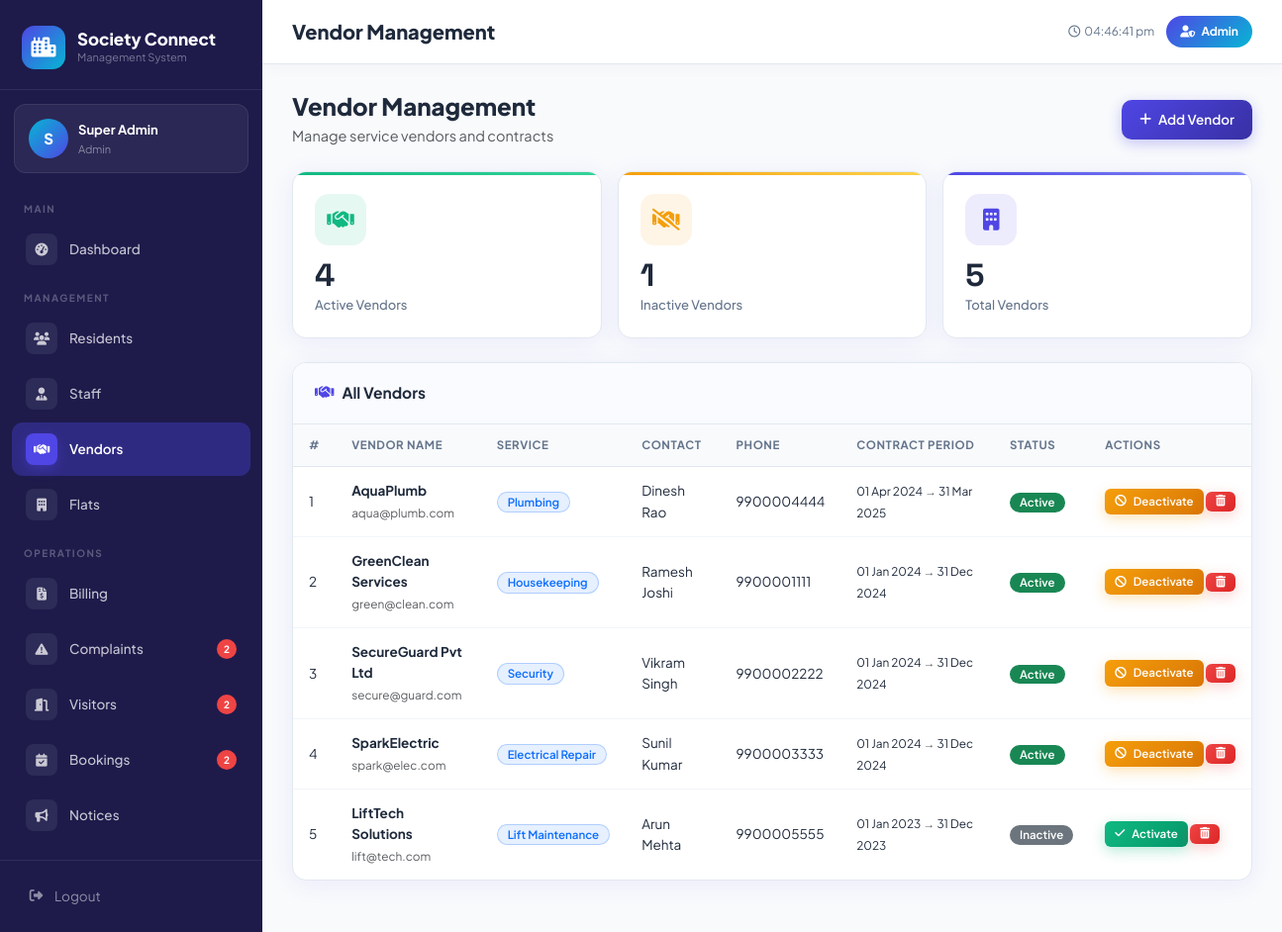
Screenshot of /admin/vendors.php (signed in) with the database file from the repository.
### tables this page shows
CREATE TABLE `vendors` (
  `id`           INT          UNSIGNED AUTO_INCREMENT PRIMARY KEY,
  `name`         VARCHAR(150) NOT NULL,
  `service_type` VARCHAR(100) NOT NULL,
  `contact_name` VARCHAR(100) DEFAULT NULL,
  `phone`        VARCHAR(20)  NOT NULL,
  `email`        VARCHAR(150) DEFAULT NULL,
  `address`      TEXT         DEFAULT NULL,
  `contract_start` DATE       DEFAULT NULL,
  `contract_end`   DATE       DEFAULT NULL,
  `status`       ENUM('active','inactive') DEFAULT 'active',
  `created_at`   TIMESTAMP    DEFAULT CURRENT_TIMESTAMP
);

### admin/vendors.php (the view, shortened to what this page needs)
<?php
require_once '../config/db.php';
$db = getDB();
$vendors = $db->query("SELECT * FROM vendors ORDER BY status, name")->fetchAll();
$activeCount   = count(array_filter($vendors, fn($v) => $v['status']==='active'));
$inactiveCount = count($vendors) - $activeCount;
require_once '../includes/header.php';
?>
<div class="d-flex align-items-center justify-content-between mb-4">
    <div>
        <h4 class="fw-800 mb-1">Vendor Management</h4>
        <p class="text-muted mb-0">Manage service vendors and contracts</p>
    </div>
    <button class="btn-sc primary" data-bs-toggle="modal" data-bs-target="#addVendorModal">
        <i class="fa-solid fa-plus"></i> Add Vendor
    </button>
</div>
<div class="row g-3 mb-4">
    <div class="col-md-4">
        <div class="stat-card success">
            <div class="stat-icon-wrap success"><i class="fa-solid fa-handshake"></i></div>
            <div class="stat-num"><?= $activeCount ?></div>
            <div class="stat-label">Active Vendors</div>
        </div>
    </div>
    <div class="col-md-4">
        <div class="stat-card warning">
            <div class="stat-icon-wrap warning"><i class="fa-solid fa-handshake-slash"></i></div>
            <div class="stat-num"><?= $inactiveCount ?></div>
            <div class="stat-label">Inactive Vendors</div>
        </div>
    </div>
    <div class="col-md-4">
        <div class="stat-card primary">
            <div class="stat-icon-wrap primary"><i class="fa-solid fa-building"></i></div>
            <div class="stat-num"><?= count($vendors) ?></div>
            <div class="stat-label">Total Vendors</div>
        </div>
    </div>
</div>
<div class="sc-card">
    <div class="sc-card-header">
        <div class="sc-card-title"><i class="fa-solid fa-handshake"></i> All Vendors</div>
    </div>
    <div class="table-responsive">
        <?php if (empty($vendors)): ?>
        <div class="empty-state"><div class="empty-icon"><i class="fa-solid fa-handshake"></i></div><h5>No Vendors</h5></div>
        <?php else: ?>
        <table class="table-sc">
            <thead>
                <tr><th>#</th><th>Vendor Name</th><th>Service</th><th>Contact</th><th>Phone</th><th>Contract Period</th><th>Status</th><th>Actions</th></tr>
            </thead>
            <tbody>
            <?php foreach ($vendors as $i => $v): ?>
            <tr>
                <td><?= $i+1 ?></td>
                <td>
                    <div class="fw-700"><?= e($v['name']) ?></div>
                    <?php if ($v['email']): ?><small class="text-muted"><?= e($v['email']) ?></small><?php endif; ?>
                </td>
                <td><span class="badge bg-primary bg-opacity-10 text-primary border border-primary border-opacity-25"><?= e($v['service_type']) ?></span></td>
                <td><?= e($v['contact_name'] ?: '—') ?></td>
                <td><?= e($v['phone']) ?></td>
                <td>
                    <?php if ($v['contract_start'] && $v['contract_end']): ?>
                    <small><?= date('d M Y', strtotime($v['contract_start'])) ?></small>
                    <small class="text-muted"> → </small>
                    <small><?= date('d M Y', strtotime($v['contract_end'])) ?></small>
                    <?php else: ?>—<?php endif; ?>
                </td>
                <td><?= statusBadge($v['status']) ?></td>
                <td style="white-space:nowrap;">
                    <a href="?toggle=<?= $v['id'] ?>"
                       class="btn-sc <?= $v['status']==='active'?'warning':'success' ?> xs">
                        <?= $v['status']==='active' ? '<i class="fa-solid fa-ban"></i> Deactivate' : '<i class="fa-solid fa-check"></i> Activate' ?>
                    </a>
                    <a href="?delete=<?= $v['id'] ?>" class="btn-sc danger xs"
                       data-confirm="Remove this vendor?">
                        <i class="fa-solid fa-trash-can"></i>
                    </a>
                </td>
            </tr>
            <?php endforeach; ?>
            </tbody>
        </table>
        <?php endif; ?>
    </div>
</div>
<?php require_once '../includes/footer.php'; ?>

### config/db.php (shortened to what this page needs)
<?php
function e(mixed $val): string {
    return htmlspecialchars((string)$val, ENT_QUOTES, 'UTF-8');
}
function statusBadge(string $status, string $type = 'general'): string {
    $map = [
        'paid'        => 'success',
        'pending'     => 'warning',
        'overdue'     => 'danger',
        'waived'      => 'secondary',
        'open'        => 'danger',
        'assigned'    => 'warning',
        'in_progress' => 'info',
        'resolved'    => 'success',
        'closed'      => 'secondary',
        'approved'    => 'success',
        'rejected'    => 'danger',
        'cancelled'   => 'secondary',
        'completed'   => 'primary',
        'inside'      => 'success',
        'exited'      => 'secondary',
        'pre_approved'=> 'info',
        'active'      => 'success',
        'inactive'    => 'secondary',
        'available'   => 'success',
        'maintenance' => 'warning',
        'closed'      => 'danger',
        'occupied'    => 'primary',
        'vacant'      => 'success',
        'under_maintenance' => 'warning',
        'low'         => 'secondary',
        'medium'      => 'info',
        'high'        => 'warning',
        'critical'    => 'danger',
    ];
    $cls   = $map[$status] ?? 'secondary';
    $label = ucfirst(str_replace('_', ' ', $status));
    return "<span class=\"badge bg-{$cls}\">{$label}</span>";
}

### assets/css/style.css (style rules this page uses)
:root { --primary: #4F46E5; --primary-light: #818CF8; --primary-dark: #3730A3; --secondary: #06B6D4; --secondary-light:#67E8F9; --accent: #F59E0B; --success: #10B981; --danger: #EF4444; --warning: #F59E0B; --info: #06B6D4; --bg: #F8FAFC; --card-bg: #FFFFFF; --sidebar-bg: #1E1B4B; --sidebar-text: rgba(255,255,255,0.75); --sidebar-active: rgba(255,255,255,0.15); --border: #E2E8F0; --text: #1E293B; --text-muted: #64748B; --shadow: 0 4px 24px rgba(79,70,229,0.08); --shadow-lg: 0 8px 40px rgba(79,70,229,0.15); --radius: 14px; --radius-sm: 8px; --radius-lg: 20px; --sidebar-w: 265px; --font: 'Plus Jakarta Sans', sans-serif; --font-alt: 'Space Grotesk', sans-serif; }
*, *::before, *::after { margin: 0; padding: 0; box-sizing: border-box; }
html { scroll-behavior: smooth; }
body { font-family: var(--font); background: var(--bg); color: var(--text); font-size: 14.5px; line-height: 1.6; -webkit-font-smoothing: antialiased; }
.stat-card { background: white; border-radius: var(--radius); padding: 22px 22px; box-shadow: var(--shadow); border: 1px solid var(--border); position: relative; overflow: hidden; transition: transform 0.25s, box-shadow 0.25s; }
.stat-card::after { content: ''; position: absolute; top: 0; left: 0; right: 0; height: 3px; border-radius: var(--radius) var(--radius) 0 0; }
.stat-card.primary::after { background: linear-gradient(90deg, var(--primary), var(--primary-light)); }
.stat-card.success::after { background: linear-gradient(90deg, var(--success), #34D399); }
.stat-card.warning::after { background: linear-gradient(90deg, var(--warning), #FCD34D); }
.stat-icon-wrap { width: 52px; height: 52px; border-radius: 14px; display: flex; align-items: center; justify-content: center; font-size: 22px; margin-bottom: 14px; }
.stat-icon-wrap.primary { background: rgba(79,70,229,0.1); color: var(--primary); }
.stat-icon-wrap.success { background: rgba(16,185,129,0.1); color: var(--success); }
.stat-icon-wrap.warning { background: rgba(245,158,11,0.1); color: var(--warning); }
.stat-num { font-size: 32px; font-weight: 800; color: var(--text); line-height: 1; margin-bottom: 4px; font-family: var(--font-alt); }
.stat-label { font-size: 13px; color: var(--text-muted); font-weight: 500; }
.sc-card { background: white; border-radius: var(--radius); box-shadow: var(--shadow); border: 1px solid var(--border); overflow: hidden; margin-bottom: 24px; }
.sc-card-header { padding: 18px 22px; border-bottom: 1px solid var(--border); display: flex; align-items: center; justify-content: space-between; background: #FAFBFF; }
.sc-card-title { font-size: 15.5px; font-weight: 700; color: var(--text); display: flex; align-items: center; gap: 8px; }
.sc-card-title i { color: var(--primary); }
.table-sc { width: 100%; border-collapse: collapse; font-size: 13.5px; }
.table-sc thead th { background: #F8FAFC; padding: 12px 16px; text-align: left; font-size: 11.5px; font-weight: 700; color: var(--text-muted); text-transform: uppercase; letter-spacing: 0.6px; border-bottom: 1px solid var(--border); white-space: nowrap; }
.table-sc tbody td { padding: 13px 16px; border-bottom: 1px solid #F1F5F9; color: var(--text); vertical-align: middle; }
.table-sc tbody tr:last-child td { border-bottom: none; }
.btn-sc { display: inline-flex; align-items: center; gap: 7px; padding: 9px 18px; border-radius: 10px; font-size: 13.5px; font-weight: 600; border: none; cursor: pointer; text-decoration: none; transition: all 0.2s; white-space: nowrap; }
.btn-sc.primary { background: linear-gradient(135deg, var(--primary), var(--primary-dark)); color: white; box-shadow: 0 4px 14px rgba(79,70,229,0.3); }
.btn-sc.success { background: linear-gradient(135deg, var(--success), #059669); color: white; box-shadow: 0 4px 14px rgba(16,185,129,0.3); }
.btn-sc.danger { background: linear-gradient(135deg, var(--danger), #DC2626); color: white; box-shadow: 0 4px 14px rgba(239,68,68,0.25); }
.btn-sc.warning { background: linear-gradient(135deg, var(--warning), #D97706); color: white; box-shadow: 0 4px 14px rgba(245,158,11,0.3); }
.btn-sc.xs { padding: 4px 10px; font-size: 11.5px; border-radius: 6px; }
.badge { font-size: 11.5px; font-weight: 600; padding: 4px 10px; border-radius: 20px; }
.fw-700 { font-weight: 700 !important; }
.fw-800 { font-weight: 800 !important; }

### rows the page displays
vendors: name "AquaPlumb", email "aqua@plumb.com", service_type "Plumbing", contact_name "Dinesh Rao", phone "9900004444", contract_start "01 Apr 2024", contract_end "31 Mar 2025", status "Active", shows "Deactivate"
vendors: name "GreenClean Services", email "green@clean.com", service_type "Housekeeping", contact_name "Ramesh Joshi", phone "9900001111", contract_start "01 Jan 2024", contract_end "31 Dec 2024", status "Active", shows "Deactivate"
vendors: name "SecureGuard Pvt Ltd", email "secure@guard.com", service_type "Security", contact_name "Vikram Singh", phone "9900002222", contract_start "01 Jan 2024", contract_end "31 Dec 2024", status "Active", shows "Deactivate"
vendors: name "SparkElectric", email "spark@elec.com", service_type "Electrical Repair", contact_name "Sunil Kumar", phone "9900003333", contract_start "01 Jan 2024", contract_end "31 Dec 2024", status "Active", shows "Deactivate"
vendors: name "LiftTech Solutions", email "lift@tech.com", service_type "Lift Maintenance", contact_name "Arun Mehta", phone "9900005555", contract_start "01 Jan 2023", contract_end "31 Dec 2023", status "Inactive", shows "Activate"

### other values shown
$userInitial "S"
$userName "Super Admin"
$userRole "Admin"
$section "MAIN"
$item['label'] "Dashboard"
$section "MANAGEMENT"
$item['label'] "Residents"
$item['label'] "Staff"
$item['label'] "Vendors"
$item['label'] "Flats"
$section "OPERATIONS"
$item['label'] "Billing"
$item['label'] "Complaints"
$item['badge'] "2"
$item['label'] "Visitors"
